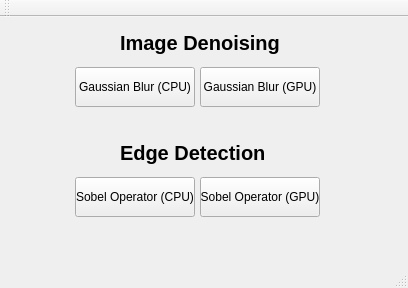
<?xml version="1.0" encoding="UTF-8"?>
<ui version="4.0">
 <class>CUDAEdgeDetectionClass</class>
 <widget class="QMainWindow" name="CUDAEdgeDetectionClass">
  <property name="geometry">
   <rect>
    <x>0</x>
    <y>0</y>
    <width>408</width>
    <height>288</height>
   </rect>
  </property>
  <property name="windowTitle">
   <string>Edge Detection (CPU vs GPU)</string>
  </property>
  <widget class="QWidget" name="centralWidget">
   <widget class="QPushButton" name="pushButton">
    <property name="geometry">
     <rect>
      <x>75</x>
      <y>160</y>
      <width>120</width>
      <height>40</height>
     </rect>
    </property>
    <property name="text">
     <string>Sobel Operator (CPU)</string>
    </property>
   </widget>
   <widget class="QPushButton" name="pushButton_2">
    <property name="geometry">
     <rect>
      <x>200</x>
      <y>160</y>
      <width>120</width>
      <height>40</height>
     </rect>
    </property>
    <property name="text">
     <string>Sobel Operator (GPU)</string>
    </property>
   </widget>
   <widget class="QLabel" name="label">
    <property name="geometry">
     <rect>
      <x>120</x>
      <y>10</y>
      <width>181</width>
      <height>31</height>
     </rect>
    </property>
    <property name="font">
     <font>
      <pointsize>15</pointsize>
      <weight>75</weight>
      <bold>true</bold>
     </font>
    </property>
    <property name="text">
     <string>Image Denoising</string>
    </property>
   </widget>
   <widget class="QPushButton" name="pushButton_3">
    <property name="geometry">
     <rect>
      <x>75</x>
      <y>50</y>
      <width>120</width>
      <height>40</height>
     </rect>
    </property>
    <property name="text">
     <string>Gaussian Blur (CPU)</string>
    </property>
   </widget>
   <widget class="QPushButton" name="pushButton_4">
    <property name="geometry">
     <rect>
      <x>200</x>
      <y>50</y>
      <width>120</width>
      <height>40</height>
     </rect>
    </property>
    <property name="text">
     <string>Gaussian Blur (GPU)</string>
    </property>
   </widget>
   <widget class="QLabel" name="label_2">
    <property name="geometry">
     <rect>
      <x>120</x>
      <y>120</y>
      <width>171</width>
      <height>31</height>
     </rect>
    </property>
    <property name="font">
     <font>
      <pointsize>15</pointsize>
      <weight>75</weight>
      <bold>true</bold>
     </font>
    </property>
    <property name="text">
     <string>Edge Detection</string>
    </property>
   </widget>
  </widget>
  <widget class="QMenuBar" name="menuBar">
   <property name="geometry">
    <rect>
     <x>0</x>
     <y>0</y>
     <width>408</width>
     <height>21</height>
    </rect>
   </property>
  </widget>
  <widget class="QToolBar" name="mainToolBar">
   <attribute name="toolBarArea">
    <enum>TopToolBarArea</enum>
   </attribute>
   <attribute name="toolBarBreak">
    <bool>false</bool>
   </attribute>
  </widget>
  <widget class="QStatusBar" name="statusBar"/>
 </widget>
 <layoutdefault spacing="6" margin="11"/>
 <resources>
  <include location="cudaedgedetection.qrc"/>
 </resources>
 <connections/>
 <slots>
  <signal>edgeDetectCPUButtonClicked()</signal>
 </slots>
</ui>
